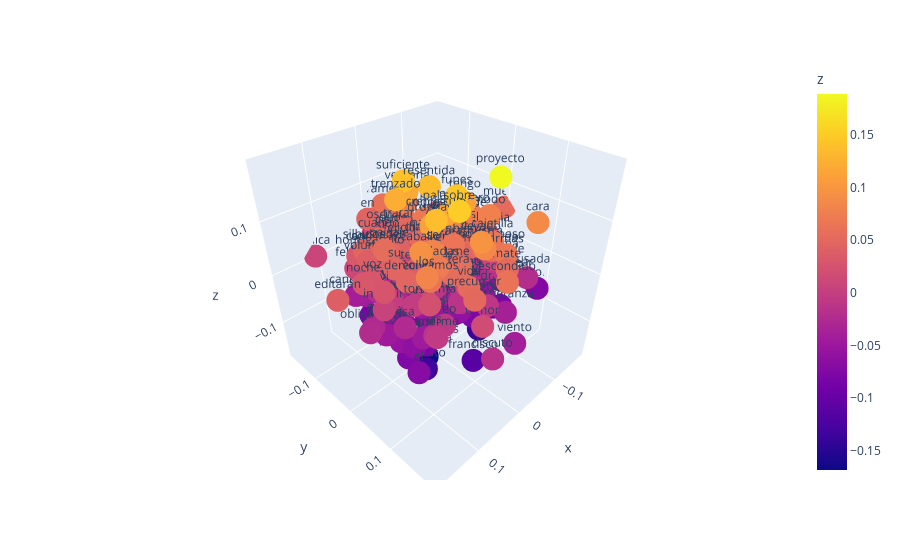

Notebook source saved alongside this figure:
### Code cell
pca = PCA(n_components=3)
result = pca.fit_transform(X)

df = pd.DataFrame(result, columns=["x","y","z"])
df["name"] = model.wv.index_to_key

px.scatter_3d(data_frame=df, 
              x="x", y="y", z="z", text="name",
              color="z")

### Figure 1 — Plotly figure (JSON) as saved in the notebook; plotly's stock layout.template omitted (floating-point values rounded to 4 significant figures; data arrays with more than 128 entries replaced by an {"elided": "..."} marker saying what was removed)
{"data": [{"hovertemplate": "x=%{x}<br>y=%{y}<br>z=%{marker.color}<br>name=%{text}<extra></extra>", "legendgroup": "", "marker": {"color": {"elided": "219 float values"}, "coloraxis": "coloraxis", "symbol": "circle"}, "mode": "markers+text", "name": "", "scene": "scene", "showlegend": false, "text": {"elided": "219 str values"}, "type": "scatter3d", "x": {"elided": "219 float values"}, "y": {"elided": "219 float values"}, "z": {"elided": "219 float values"}}], "layout": {"coloraxis": {"colorbar": {"title": {"text": "z"}}, "colorscale": [[0, "#0d0887"], [0.1111, "#46039f"], [0.2222, "#7201a8"], [0.3333, "#9c179e"], [0.4444, "#bd3786"], [0.5556, "#d8576b"], [0.6667, "#ed7953"], [0.7778, "#fb9f3a"], [0.8889, "#fdca26"], [1, "#f0f921"]]}, "legend": {"tracegroupgap": 0}, "margin": {"t": 60}, "scene": {"domain": {"x": [0, 1], "y": [0, 1]}, "xaxis": {"title": {"text": "x"}}, "yaxis": {"title": {"text": "y"}}, "zaxis": {"title": {"text": "z"}}}}}
